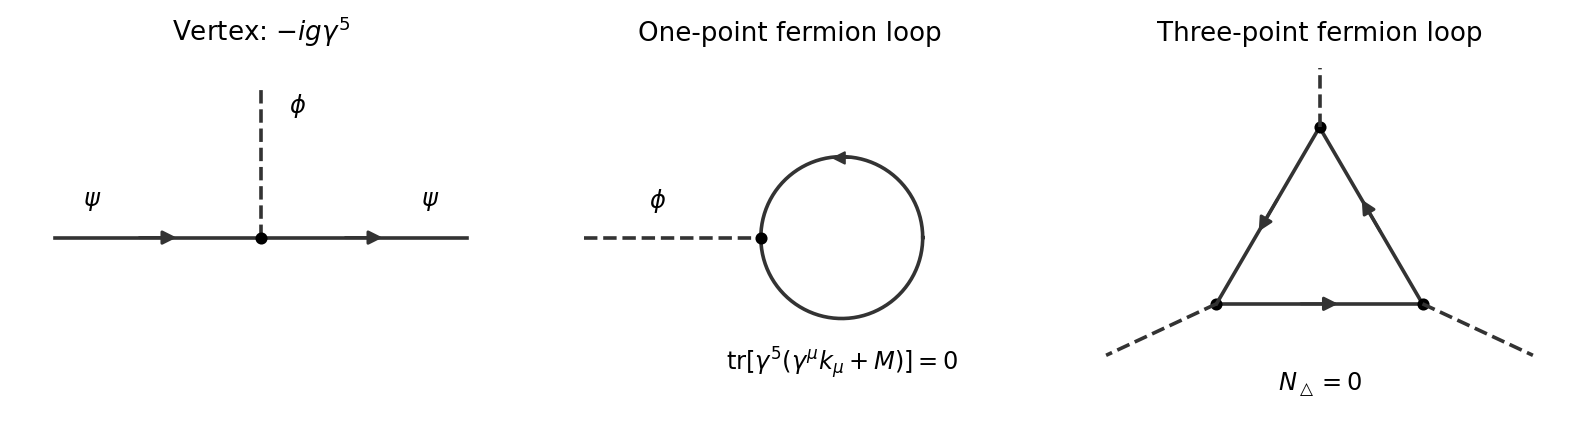

This chart was generated by the following Python code:
"""Original Oxford 2025 QFT diagram. Tested with Python 3.14, NumPy 2.3.5, Matplotlib 3.10.7.

Run from the desired output directory. The only saved artifact is the
corresponding opaque PNG in the current directory; this script never chdir()s.
Arrows follow positive conserved charge, not necessarily particle travel.
"""
from pathlib import Path
import matplotlib
matplotlib.use("Agg")
import matplotlib.pyplot as plt
import numpy as np
from matplotlib.patches import FancyArrowPatch

LIGHT="#333333"
HEAVY="#175e97"

def setup(ax, title=""):
    ax.set(xlim=(-0.35,6.35),ylim=(-0.35,4.35),aspect="equal")
    ax.axis("off")
    ax.set_title(title,fontsize=13,pad=12)

def label(ax,p,text,**kw):
    ax.text(*p,text,ha="center",va="center",fontsize=12,**kw)

def edge(ax,a,b,heavy=False,arrow=0,dashed=True):
    a=np.array(a,dtype=float);b=np.array(b,dtype=float)
    color=HEAVY if heavy else LIGHT
    normal=np.array([-(b-a)[1],(b-a)[0]])/np.linalg.norm(b-a)
    offsets=(-0.035,0.035) if heavy else (0,)
    for off in offsets:
        pts=np.array([a+off*normal,b+off*normal])
        ax.plot(pts[:,0],pts[:,1],color=color,lw=1.8,ls="--" if dashed else "-")
    if arrow:
        start=a+(.39 if arrow>0 else .61)*(b-a)
        end=a+(.61 if arrow>0 else .39)*(b-a)
        ax.add_patch(FancyArrowPatch(start,end,arrowstyle="-|>",mutation_scale=14,color=color,lw=1.5))

def vertex(ax,p):
    ax.plot(*p,"o",color="black",ms=5)

def save(fig):
    out=Path.cwd()/(Path(__file__).stem+".png")
    out.parent.mkdir(parents=True,exist_ok=True)
    fig.savefig(out,dpi=145,facecolor="white",transparent=False,bbox_inches="tight")
    plt.close(fig)
    print(out)


fig,axs=plt.subplots(1,3,figsize=(11,3.6),facecolor="white")
for ax,title in zip(axs,[r"Vertex: $-ig\gamma^5$","One-point fermion loop","Three-point fermion loop"]): setup(ax,title)
ax=axs[0];v=(3,2)
edge(ax,(.2,2),v,arrow=1,dashed=False);edge(ax,v,(5.8,2),arrow=1,dashed=False)
edge(ax,v,(3,4));vertex(ax,v)
label(ax,(.7,2.5),r"$\psi$");label(ax,(5.3,2.5),r"$\psi$");label(ax,(3.5,3.8),r"$\phi$")
ax=axs[1];theta=np.linspace(0,2*np.pi,200);cx,cy,r=3.7,2,1.1
ax.plot(cx+r*np.cos(theta),cy+r*np.sin(theta),color=LIGHT,lw=1.8)
a=np.pi/2;ax.add_patch(FancyArrowPatch((cx+r*np.cos(a-.18),cy+r*np.sin(a-.18)),(cx+r*np.cos(a+.18),cy+r*np.sin(a+.18)),arrowstyle="-|>",mutation_scale=14,color=LIGHT))
edge(ax,(.2,2),(cx-r,2));vertex(ax,(cx-r,2));label(ax,(1.2,2.5),r"$\phi$");label(ax,(3.7,.3),r"$\mathrm{tr}[\gamma^5(\gamma^\mu k_\mu+M)]=0$")
ax=axs[2];vs=[(1.6,1.1),(4.4,1.1),(3,3.5)]
for i in range(3):edge(ax,vs[i],vs[(i+1)%3],arrow=1,dashed=False);vertex(ax,vs[i])
for v,end in zip(vs,[(.1,.4),(5.9,.4),(3,4.3)]):edge(ax,v,end)
label(ax,(3,.0),r"$N_{\triangle}=0$")
fig.tight_layout(w_pad=1.8);save(fig)
